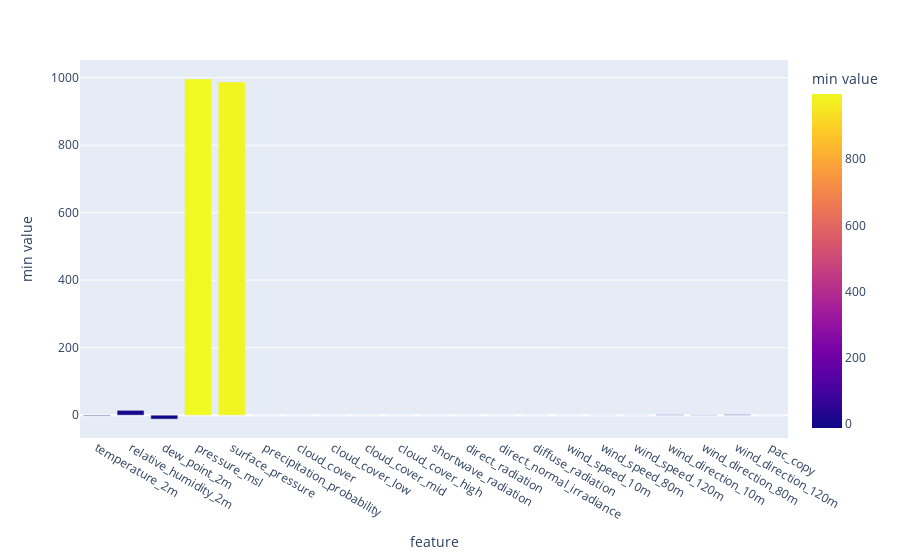

The notebook cell this image was saved under:
### Code cell
fig = px.bar(minval, x='feature', y='min value',color='min value')
fig.show()

### Figure 1 — Plotly figure (JSON) as saved in the notebook; plotly's stock layout.template omitted (floating-point values rounded to 4 significant figures)
{"data": [{"hovertemplate": "feature=%{x}<br>min value=%{marker.color}<extra></extra>", "legendgroup": "", "marker": {"color": [-1.864, 14.37, -11.6, 996.3, 987.3, 0.0, 0.0, 0.0, 0.0, 0.0, 0.0, 0.0, 0.0, 0.0, 0.0, 0.1245, 0.1219, 1.28, 0.7912, 1.582, 0.0], "coloraxis": "coloraxis", "pattern": {"shape": ""}}, "name": "", "orientation": "v", "showlegend": false, "textposition": "auto", "type": "bar", "x": ["temperature_2m", "relative_humidity_2m", "dew_point_2m", "pressure_msl", "surface_pressure", "precipitation_probability", "cloud_cover", "cloud_cover_low", "cloud_cover_mid", "cloud_cover_high", "shortwave_radiation", "direct_radiation", "direct_normal_irradiance", "diffuse_radiation", "wind_speed_10m", "wind_speed_80m", "wind_speed_120m", "wind_direction_10m", "wind_direction_80m", "wind_direction_120m", "pac_copy"], "xaxis": "x", "y": [-1.864, 14.37, -11.6, 996.3, 987.3, 0.0, 0.0, 0.0, 0.0, 0.0, 0.0, 0.0, 0.0, 0.0, 0.0, 0.1245, 0.1219, 1.28, 0.7912, 1.582, 0.0], "yaxis": "y"}], "layout": {"barmode": "relative", "coloraxis": {"colorbar": {"title": {"text": "min value"}}, "colorscale": [[0, "#0d0887"], [0.1111, "#46039f"], [0.2222, "#7201a8"], [0.3333, "#9c179e"], [0.4444, "#bd3786"], [0.5556, "#d8576b"], [0.6667, "#ed7953"], [0.7778, "#fb9f3a"], [0.8889, "#fdca26"], [1, "#f0f921"]]}, "legend": {"tracegroupgap": 0}, "margin": {"t": 60}, "xaxis": {"anchor": "y", "domain": [0, 1], "title": {"text": "feature"}}, "yaxis": {"anchor": "x", "domain": [0, 1], "title": {"text": "min value"}}}}
